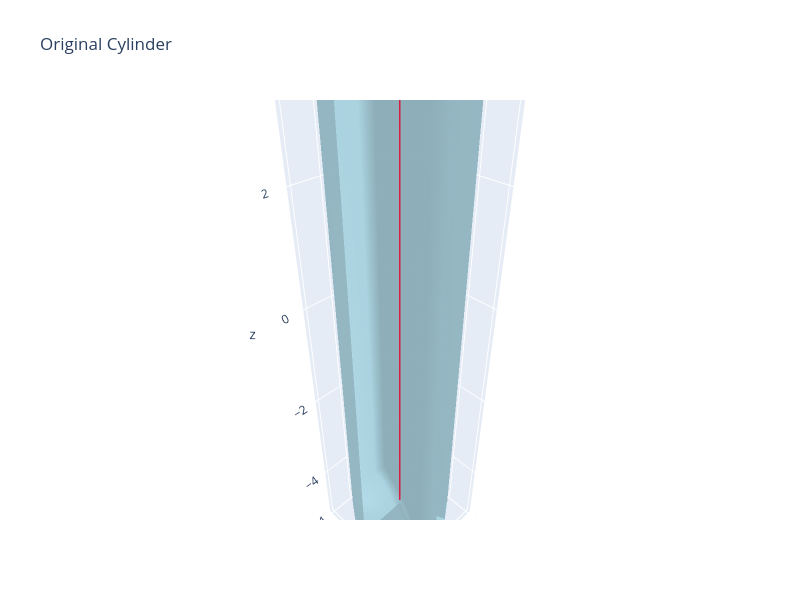

The code cell stored with this chart in its notebook:
### Markdown cell above
## Create and Visualize Cylinder

### Code cell
# Load cylinder mesh

mm = MeshManager(mesh_path="../../data/demo/cylinder.obj")
mm.print_mesh_analysis()
skel = SkeletonGraph.from_txt(f"../../data/demo/cylinder.polylines.txt")
mm.visualize_mesh_3d(title="Original Cylinder", skel=skel)

### Figure 1 — Plotly figure (JSON) as saved in the notebook; plotly's stock layout.template omitted (floating-point values rounded to 4 significant figures)
{"data": [{"color": "lightblue", "i": [1, 1, 2, 2, 4, 4, 5, 5, 6, 6, 7, 7, 8, 8, 9, 9, 10, 10, 11, 11, 12, 12, 13, 13, 14, 14, 15, 15, 16, 16, 17, 17, 18, 18, 19, 19, 20, 20, 21, 21, 22, 22, 23, 23, 24, 24, 25, 25, 26, 26, 27, 27, 28, 28, 29, 29, 30, 30, 31, 31, 32, 32, 33, 33], "j": [0, 4, 4, 5, 0, 6, 6, 7, 0, 8, 8, 9, 0, 10, 10, 11, 0, 12, 12, 13, 0, 14, 14, 15, 0, 16, 16, 17, 0, 18, 18, 19, 0, 20, 20, 21, 0, 22, 22, 23, 0, 24, 24, 25, 0, 26, 26, 27, 0, 28, 28, 29, 0, 30, 30, 31, 0, 32, 32, 33, 0, 1, 1, 2], "k": [4, 2, 5, 3, 6, 5, 7, 3, 8, 7, 9, 3, 10, 9, 11, 3, 12, 11, 13, 3, 14, 13, 15, 3, 16, 15, 17, 3, 18, 17, 19, 3, 20, 19, 21, 3, 22, 21, 23, 3, 24, 23, 25, 3, 26, 25, 27, 3, 28, 27, 29, 3, 30, 29, 31, 3, 32, 31, 33, 3, 1, 33, 2, 3], "name": "Mesh", "opacity": 0.8, "type": "mesh3d", "x": [0.0, 1.0, 1.0, 0.0, 0.9239, 0.9239, 0.7071, 0.7071, 0.3827, 0.3827, 0.0, 0.0, -0.3827, -0.3827, -0.7071, -0.7071, -0.9239, -0.9239, -1.0, -1.0, -0.9239, -0.9239, -0.7071, -0.7071, -0.3827, -0.3827, -0.0, -0.0, 0.3827, 0.3827, 0.7071, 0.7071, 0.9239, 0.9239], "y": [0.0, 0.0, 0.0, 0.0, 0.3827, 0.3827, 0.7071, 0.7071, 0.9239, 0.9239, 1.0, 1.0, 0.9239, 0.9239, 0.7071, 0.7071, 0.3827, 0.3827, 0.0, 0.0, -0.3827, -0.3827, -0.7071, -0.7071, -0.9239, -0.9239, -1.0, -1.0, -0.9239, -0.9239, -0.7071, -0.7071, -0.3827, -0.3827], "z": [-5.0, -5.0, 5.0, 5.0, -5.0, 5.0, -5.0, 5.0, -5.0, 5.0, -5.0, 5.0, -5.0, 5.0, -5.0, 5.0, -5.0, 5.0, -5.0, 5.0, -5.0, 5.0, -5.0, 5.0, -5.0, 5.0, -5.0, 5.0, -5.0, 5.0, -5.0, 5.0, -5.0, 5.0]}, {"line": {"color": "crimson", "width": 3}, "mode": "lines", "name": "Skeleton 0", "opacity": 0.95, "showlegend": false, "type": "scatter3d", "x": [1.503e-14, 2.153e-05, null, 2.153e-05, 2.153e-05, null, 2.153e-05, -4.531e-15, null], "y": [2.897e-15, -9.089e-05, null, -9.089e-05, -9.089e-05, null, -9.089e-05, 8.377e-15, null], "z": [4.908, 4.871, null, 4.871, -4.871, null, -4.871, -4.908, null]}], "layout": {"autosize": false, "height": 600, "scene": {"aspectmode": "data", "xaxis": {"visible": true}, "yaxis": {"visible": true}, "zaxis": {"visible": true}}, "title": {"text": "Original Cylinder"}, "width": 800}}
